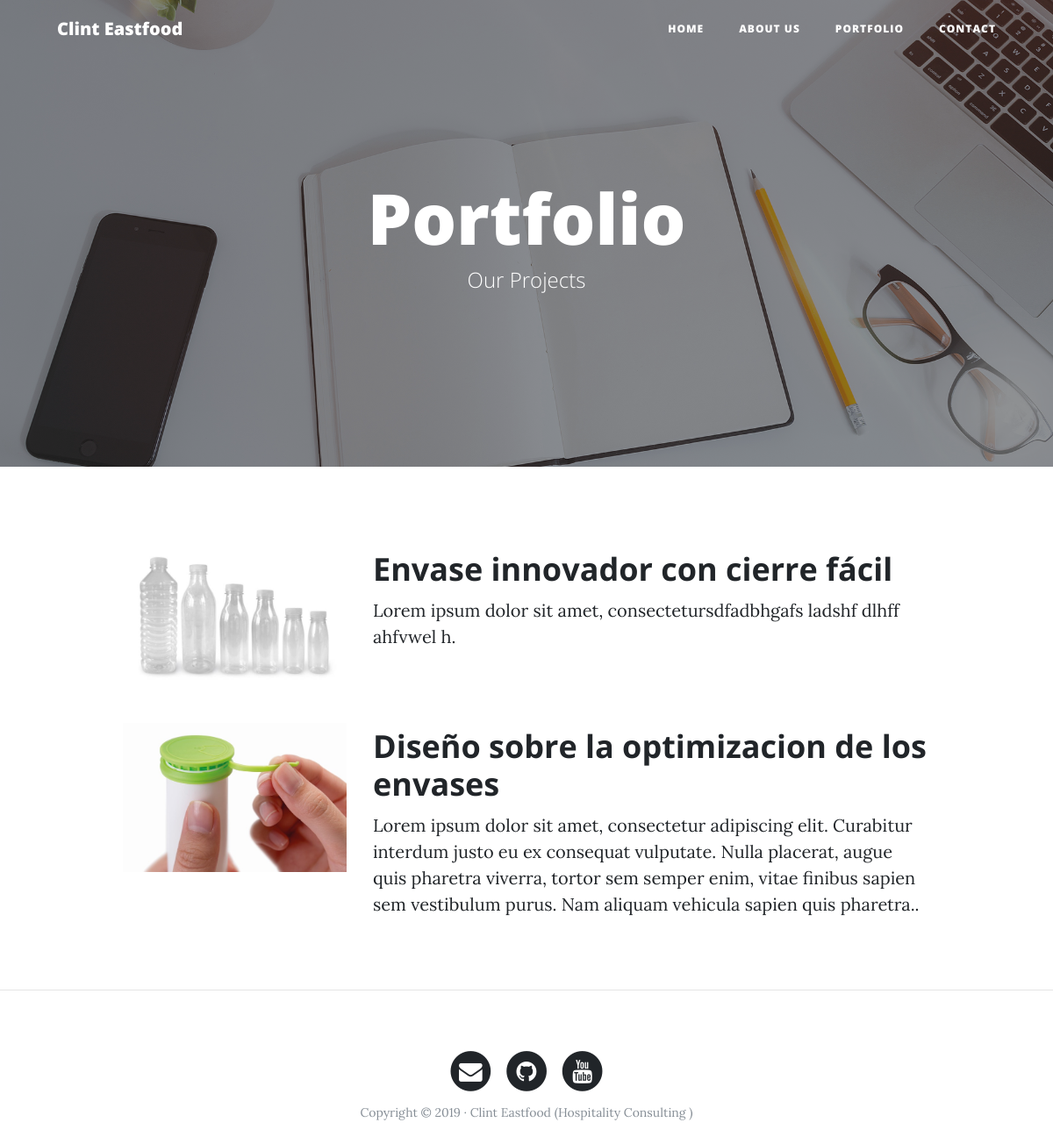
/portfolio/, run on an earlier commit of the app's database.
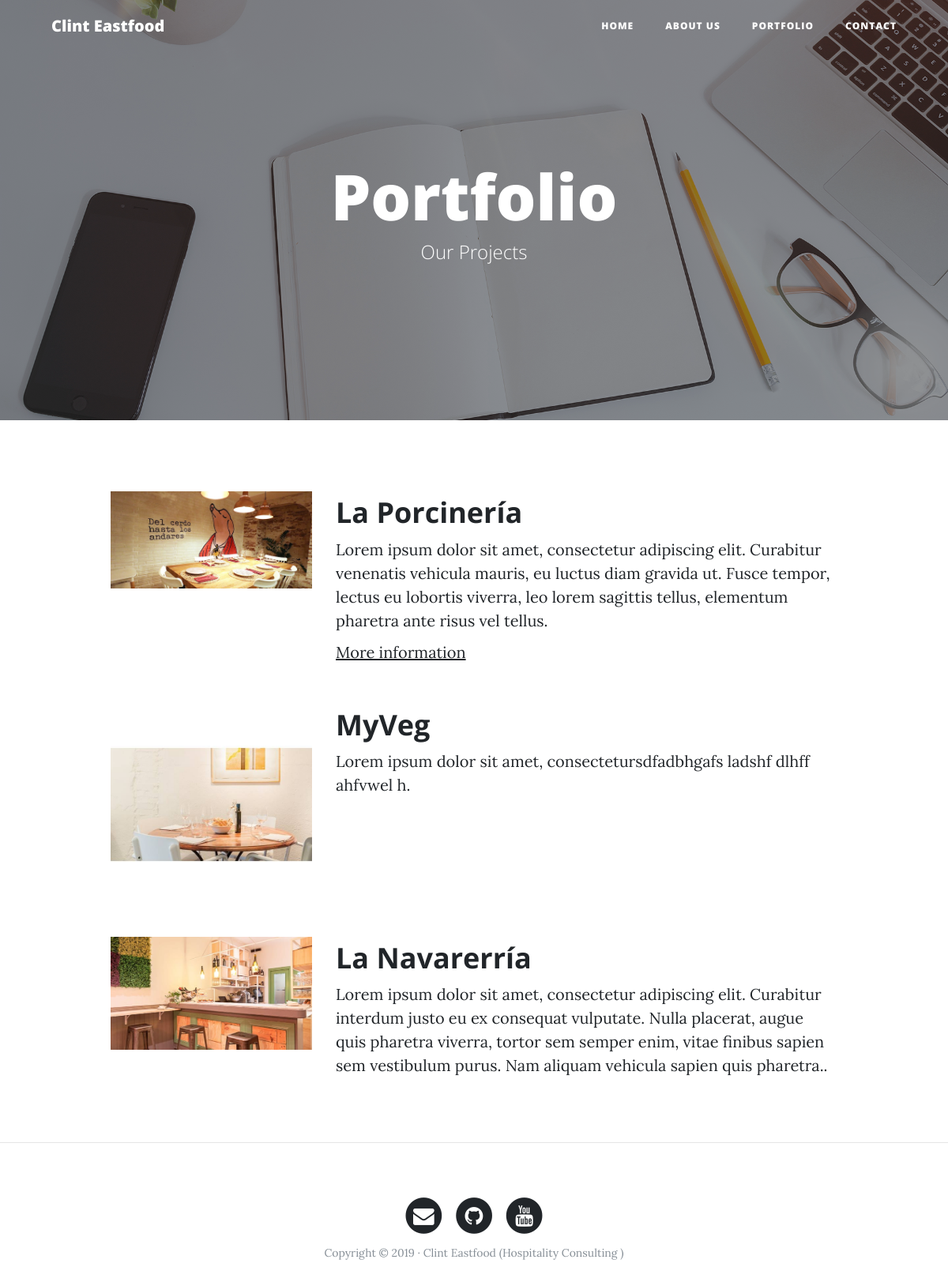
And on a later commit of the database.
### portfolio/models.py (models this page shows, shortened)
class Project(models.Model):
    title = models.CharField(max_length=200, verbose_name="Title")
    description = models.TextField(verbose_name="description")
    image = models.ImageField(verbose_name="image", upload_to="projects")
    link = models.URLField(verbose_name="Web Address", null=True, blank=True)
    created = models.DateTimeField(auto_now_add=True, verbose_name="Creation date")
    updated = models.DateTimeField(auto_now=True, verbose_name="Edition date")
    class Meta:
        verbose_name = "proyect"
        verbose_name_plural = "proyects"
        ordering = ["-created"]

### portfolio/views.py (the view)
# urls.py: path('portfolio/', portfolio_views.portfolio, name="portfolio"),
def portfolio(request):
    projects = Project.objects.all()
    return render(request,"portfolio/portfolio.html", {'projects': projects})

### portfolio/templates/portfolio/portfolio.html (shortened to what this page needs)
{% extends 'core/base.html'%}
{% block background %} {% load static %}{% static 'core/img/portfolio-bg.jpg' %}{% endblock %}
{% block headers %}
<h1>Portfolio</h1>
<span class="subheading">Our Projects</span>
{% endblock %}
{% block content %}
	{% for project in projects %}
		<div class="row project">
			<div class="col-lg-3 col-md-4 offset-lg-1">
				<img class="img-fluid" src="{{project.image.url}}" alt="">
			</div>
			<div class="col-lg-7 col-md-8">
				<h2 class="section-heading title">{{project.title}}</h2>
				<p>{{project.description}}</p>
				{% if project.link %}
				<p><a href="{{project.link}}">More information</a></p>
				{% endif %}
			</div>
		</div>
	{% endfor %}
{% endblock %}

### core/templates/core/base.html (shortened to what this page needs)
<!DOCTYPE html>
<html lang="es">
  <head>
    {% load static %}
    <link href="{% static 'core/vendor/bootstrap/css/bootstrap.min.css' %}" rel="stylesheet">
    <link href="{% static 'core/vendor/font-awesome/css/font-awesome.min.css' %}" rel="stylesheet" type="text/css">
    <link href="{% static 'core/css/clean-blog.min.css' %}" rel="stylesheet">
  </head>
  <body>
    <nav class="navbar navbar-expand-lg navbar-light fixed-top" id="mainNav">
      <div class="container">
        <a class="navbar-brand" href="{% url 'home'%}">Clint Eastfood</a>
        <div class="collapse navbar-collapse" id="navbarResponsive">
          <ul class="navbar-nav ml-auto">
            <li class="nav-item">
              <a class="nav-link" href="{% url 'home'%}">Home</a>
            </li>
            <li class="nav-item">
              <a class="nav-link" href="{% url 'about'%}">About us</a>
            </li>
            <li class="nav-item">
              <a class="nav-link" href="{% url 'portfolio'%}">Portfolio</a>
            </li>
            <li class="nav-item">
              <a class="nav-link" href="{% url 'contact'%}">Contact</a>
            </li>
          </ul>
        </div>
      </div>
    </nav>
    <header class="masthead" style="background-image: url('{% block background %}{% endblock %}')">
      <div class="overlay"></div>
      <div class="container">
        <div class="row">
          <div class="col-lg-8 col-md-10 mx-auto">
            <div class="site-heading">
              {% block headers %}{% endblock %}
            </div>
          </div>
        </div>
      </div>
    </header>
      <div class="container">
        {% block content %}{% endblock %}
      </div>
    {% if request.path != "/" %}<hr>{% endif %}
    <footer>
      <div class="container">
        <div class="row">
          <div class="col-lg-8 col-md-10 mx-auto">
            <ul class="list-inline text-center">
              <li class="list-inline-item">
                <a href="#">
                  <span class="fa-stack fa-lg">
                    <i class="fa fa-circle fa-stack-2x"></i>
                    <i class="fa fa-envelope fa-stack-1x fa-inverse"></i>
                  </span>
                </a>
              </li>
              <li class="list-inline-item">
                <a href="#">
                  <span class="fa-stack fa-lg">
                    <i class="fa fa-circle fa-stack-2x"></i>
                    <i class="fa fa-github fa-stack-1x fa-inverse"></i>
                  </span>
                </a>
              </li>
              <li class="list-inline-item">
                <a href="#">
                  <span class="fa-stack fa-lg">
                    <i class="fa fa-circle fa-stack-2x"></i>
                    <i class="fa fa-youtube fa-stack-1x fa-inverse"></i>
                  </span>
                </a>
              </li>
            </ul>
            <p class="copyright text-muted">Copyright &copy; 2019 · Clint Eastfood (Hospitality Consulting ) </p>
          </div>
        </div>
      </div>
    </footer>
  </body>
</html>

What changed in the data, as far as the page shows it:
added Project: image (picture), title "La Porcinería", description "Lorem ipsum dolor sit amet, consectetur adipiscing elit. Curabitur venenatis vehicula mauris, eu luctus diam gravida ut. Fusce tempor, lectus eu lobortis viverra, leo lorem sagittis tellus, elementum pharetra ante risus vel tellus."
changed Project "Lorem ipsum dolor sit amet, consectetursdfadbhgafs ladshf dlhff ahfvwel h.": image: a different picture; title "Envase innovador con cierre fácil" → "MyVeg"
changed Project: image: a different picture; title "Diseño sobre la optimizacion de los envases" → "La Navarerría"
